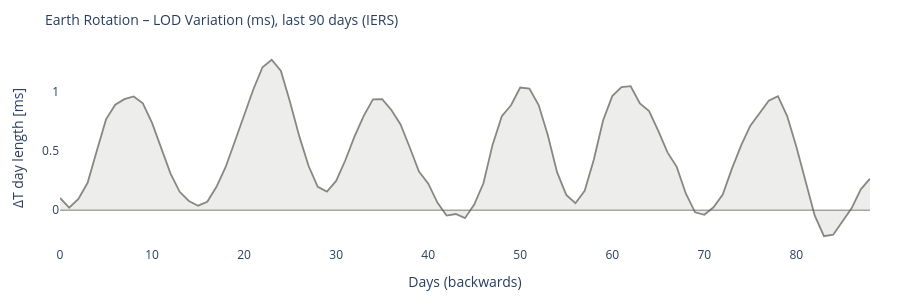

The notebook cell this image was saved under:
### Code cell
# ============================================================
# EARTH ROTATION – LOD variation (if IERS available)
# ============================================================

lod_col = None
if df_iers is not None:
    lod_col = next((c for c in df_iers.columns if 'lod' in c), None)

if df_iers is not None and lod_col:
    fig = go.Figure()
    fig.add_trace(go.Scatter(
        y=df_iers[lod_col].values,
        mode='lines',
        line=dict(color='#888780', width=1.8),
        fill='tozeroy', fillcolor='rgba(136,135,128,0.15)',
        name='LOD'
    ))
    fig.add_hline(y=0, line_color='#5F5E5A', line_width=0.8)
    fig.update_layout(
        title=dict(text='Earth Rotation – LOD Variation (ms), last 90 days (IERS)', font=dict(size=14)),
        xaxis_title='Days (backwards)', yaxis_title='ΔT day length [ms]',
        height=300,
        plot_bgcolor='rgba(0,0,0,0)', paper_bgcolor='rgba(0,0,0,0)',
        margin=dict(l=60, r=30, t=50, b=40)
    )
    fig.show()
else:
    print('IERS LOD data unavailable or column not found.')
    print('Reference: nominal day length =', CONSTANTS['sidereal_day_s'], 's')

### Figure 1 — Plotly figure (JSON) as saved in the notebook; plotly's stock layout.template omitted (floating-point values rounded to 4 significant figures)
{"data": [{"fill": "tozeroy", "fillcolor": "rgba(136,135,128,0.15)", "line": {"color": "#888780", "width": 1.8}, "mode": "lines", "name": "LOD", "type": "scatter", "y": [0.1031, 0.0216, 0.0955, 0.232, 0.5029, 0.7691, 0.8929, 0.9405, 0.9632, 0.9045, 0.7392, 0.5279, 0.3114, 0.1555, 0.0777, 0.038, 0.0705, 0.1983, 0.3662, 0.584, 0.8048, 1.023, 1.21, 1.274, 1.18, 0.9142, 0.625, 0.3759, 0.1978, 0.1567, 0.2476, 0.4226, 0.6257, 0.7985, 0.9394, 0.9399, 0.849, 0.726, 0.5308, 0.3261, 0.2271, 0.064, -0.0455, -0.0324, -0.0677, 0.0469, 0.2274, 0.5551, 0.7965, 0.889, 1.039, 1.03, 0.8904, 0.6338, 0.3224, 0.1293, 0.0591, 0.1641, 0.4295, 0.7596, 0.9667, 1.043, 1.05, 0.9049, 0.8392, 0.6723, 0.4897, 0.3668, 0.1395, -0.0184, -0.0391, 0.0241, 0.1325, 0.3515, 0.5488, 0.7156, 0.8217, 0.9272, 0.9654, 0.7973, 0.5373, 0.2353, -0.0473, -0.2206, -0.208, -0.0967, 0.0159, 0.1766, 0.2671]}], "layout": {"height": 300, "margin": {"b": 40, "l": 60, "r": 30, "t": 50}, "paper_bgcolor": "rgba(0,0,0,0)", "plot_bgcolor": "rgba(0,0,0,0)", "shapes": [{"line": {"color": "#5F5E5A", "width": 0.8}, "type": "line", "x0": 0, "x1": 1, "xref": "x domain", "y0": 0, "y1": 0, "yref": "y"}], "title": {"font": {"size": 14}, "text": "Earth Rotation – LOD Variation (ms), last 90 days (IERS)"}, "xaxis": {"title": {"text": "Days (backwards)"}}, "yaxis": {"title": {"text": "ΔT day length [ms]"}}}}
